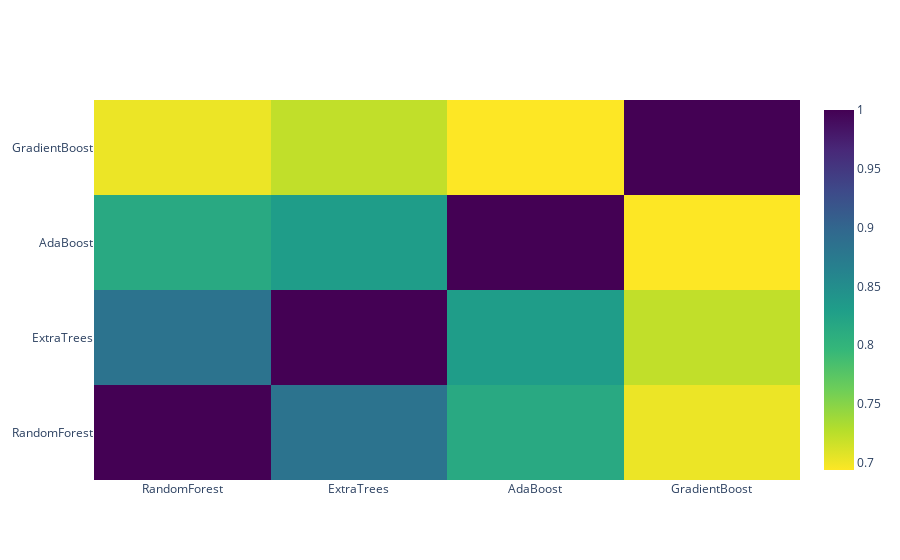

Here is the notebook cell this chart was saved with:
### Code cell
data = [
    go.Heatmap(
        z = base_predictions_train.astype(float).corr().values,
        x = base_predictions_train.columns.values,
        y = base_predictions_train.columns.values,
        colorscale = 'Viridis',
        showscale = True,
        reversescale = True
    )
]
py.iplot(data, filename = 'labelled-heatmap')

### Figure 1 — Plotly figure (JSON) as saved in the notebook; plotly's stock layout.template omitted (floating-point values rounded to 4 significant figures)
{"data": [{"colorscale": [[0.0, "#440154"], [0.1111, "#482878"], [0.2222, "#3e4989"], [0.3333, "#31688e"], [0.4444, "#26828e"], [0.5556, "#1f9e89"], [0.6667, "#35b779"], [0.7778, "#6ece58"], [0.8889, "#b5de2b"], [1.0, "#fde725"]], "reversescale": true, "showscale": true, "type": "heatmap", "x": ["RandomForest", "ExtraTrees", "AdaBoost", "GradientBoost"], "y": ["RandomForest", "ExtraTrees", "AdaBoost", "GradientBoost"], "z": [[1.0, 0.884, 0.8143, 0.7018], [0.884, 1.0, 0.8315, 0.7223], [0.8143, 0.8315, 1.0, 0.6938], [0.7018, 0.7223, 0.6938, 1.0]]}], "layout": {}}
